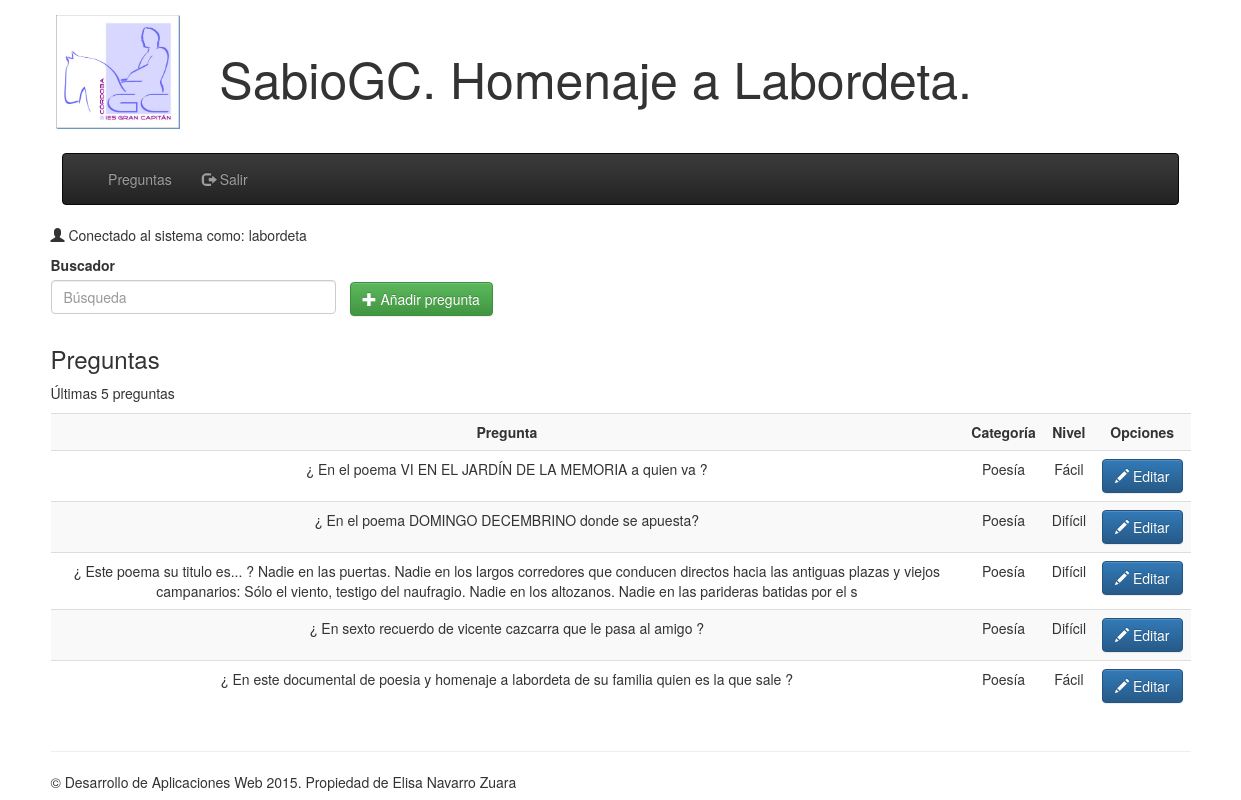
The app's page /sabiogc/index.php?page=preguntas (signed in) with its own data.
### tables this page shows
CREATE TABLE IF NOT EXISTS `preguntas` (
  `id` int(11) NOT NULL AUTO_INCREMENT,
  `pregunta` varchar(256) NOT NULL,
  `Objeto` varchar(256) NOT NULL,
  `tipoObjeto` enum('Imagen','Vídeo','Audio','Link') NOT NULL,
  `categoria` varchar(25) NOT NULL,
  `nivel` varchar(25) NOT NULL,
  `idExperto` int(11) NOT NULL,
  `trash` tinyint(1) NOT NULL DEFAULT '0',
  PRIMARY KEY (`id`),
  KEY `f1categorias` (`categoria`),
  KEY `f2niveless` (`nivel`),
  KEY `f3expertos` (`idExperto`)
);

### sabiogc/index.php (called while the page is built, shortened)
<?php
include('includes/top_page.php');
include('includes/nav.php');
include('pages.php');
include('includes/footer.php');

### sabiogc/includes/ConnectDB.php (called while the page is built, shortened)
<?php
class ConnectDB
{
	private $_mngDB;
	public function get_mngDB() {
		return $this->_mngDB;
	}
	public function __construct() {
		$this->_host = HOST;
		$this->_database = DATABASE;
		$this->_user = USER;
		$this->_pass = PASS;
		$this->_port = PORT;
		$dsn = 'mysql:host=' . $this->_host . ';'
				. 'dbname=' . $this->_database . ';'
				. 'port=' . $this->_port;
		try {
			$this->_mngDB = new PDO($dsn, $this->_user, $this->_pass,
									array(PDO::MYSQL_ATTR_INIT_COMMAND => "SET NAMES utf8"));
		} catch (PDOException $e) {
			printf("Conexión fallida: %s\n", $e->getMessage());
			exit();
		}
	}
}

### sabiogc/includes/ModelPregunta.php (called while the page is built, shortened)
<?php
require_once "ConnectDB.php";
class ModelPregunta
{
	private $_mngDB;
	public function __construct() {
		try {
			$conexion = new ConnectDB();
			$this->_mngDB = $conexion->get_mngDB();
		} catch (PDOException $e) {
			print "Error!: " . $e->getMessage();
			die();
		}
	}
	public function getPreguntas($id, $limite) {
		$result = false;
		try {
			$sql = 'SELECT `id`, `pregunta`, `categoria`, `nivel` FROM `preguntas` WHERE `categoria` IN (SELECT `categoria` FROM `expcategorias` WHERE `idExperto` = :id) ORDER BY `id` DESC LIMIT '.$limite.'';
			$query = $this->_mngDB->prepare($sql);
			$query->bindParam('id', $id);
			$query->execute();
			if ($query->rowCount() != 0) {
				$result = $query->fetchAll(PDO::FETCH_ASSOC);
			}
			$this->_mngDB = null;
		} catch (PDOException $e) {
			$e->getMessage();
		}
		return $result;
	}
}

### sabiogc/pages/preguntas.php (the view, shortened to what this page needs)
<?php
require_once "./includes/ModelPregunta.php";
require_once "./includes/ModelExperto.php";
echo "<div class=\"container\">
		<p><span class=\"glyphicon glyphicon-user\"></span> Conectado al sistema como: ".$_SESSION['usuario'][0]['usuario']."</p>
	</div>";
if (!isset($_GET['accion'])) {
	echo "<div class=\"container\">
			<label>Buscador</label>
			<p><input type=\"text\" class=\"form form-control\" onkeyup=\"showHint(this.value)\" placeholder=\"Búsqueda\">";
	if ($_SESSION['perfil'] == "experto") {
		echo "<a href=\"./index.php?page=preguntas&accion=annadir\" class=\"btn btn-success\"><span class=\"glyphicon glyphicon-plus\"></span> Añadir pregunta</a></p>";
	}
	echo "</div>";
	echo "<div class=\"container\">";
	echo "<h3>Preguntas</h3>";
	$preguntas = new ModelPregunta();
	if ($_SESSION['perfil'] == "experto") {
		$resultado = $preguntas->getPreguntas($_SESSION['usuario'][0]['id'], 5);
		echo "<p>Últimas 5 preguntas</p>";
	} else if ($_SESSION['perfil'] == "admin") {
		$resultado = $preguntas->getPreguntasAdmin();
		echo "<p>Últimas 15 preguntas</p>";
	}
	if (!empty($resultado)) {
		echo "<div id=\"txtHint\">";
		echo "<table class=\"table table-hover table-striped\">
				<th class=\"text-center\">Pregunta</th><th class=\"text-center\">Categoría</th><th class=\"text-center\">Nivel</th><th colspan=\"3\" class=\"text-center\">Opciones</th>";
		foreach ($resultado as $key => $value) {
			echo "<tr>";
			echo "<td>".$value['pregunta']."</td><td>".$value['categoria']."</td><td>".$value['nivel']."</td>";
			echo "<td><a href=\"./index.php?page=preguntas&id=".$value['id']."&accion=editar\" class=\"btn btn-primary\"><span class=\"glyphicon glyphicon-pencil\"></span> Editar</a></td>";
			echo "</tr>";
		}
		echo "</table>";
		echo "</div>";
	} else {
		echo "<br /><p>Aún no has introducido preguntas.</p><br />";
	}
	echo "</div>";
}

### sabiogc/includes/top_page.php
<?php
	echo "
			<!DOCTYPE html>
			<html lang=\"es\">
			<head>
				<meta charset=\"UTF-8\">
				<meta http-equiv=\"X-UA-Compatible\" content=\"IE=edge,chrome=1\">
				<title>SabioGC</title>
				<meta name=\"viewport\" content=\"width=device-width, initial-scale=1\">
    			<meta name=\"author\" content=\"Elisa Navarro Zuara\">
				<link rel=\"stylesheet\" href=\"./css/normalize.css\">
				<link rel=\"stylesheet\" href=\"./css/bootstrap.min.css\">
				<link rel=\"stylesheet\" href=\"./css/bootstrap-theme.min.css\">
				<link rel=\"stylesheet\" href=\"./css/estilos.css\">
				<script src=\"./js/vendor/modernizr-2.8.3-respond-1.4.2.min.js\"></script>
			</head>
			<body>
				<header>
					<h1>SabioGC. Homenaje a Labordeta.</h1>
				</header>";

### sabiogc/includes/nav.php
<?php
if ($_SESSION['perfil'] == "admin") {
	echo "
			<nav class=\"navbar navbar-inverse\" role=\"navigation\">
				<div class=\"container\">
					<div id=\"navbar\" class=\"navbar-collapse collapse\">
						<ul class=\"nav navbar-nav\">
							<li><a href=\"./index.php?page=preguntas\">Preguntas</a></li>
							<li><a href=\"./index.php?page=categoria\">Categorías</a></li>
							<li><a href=\"./index.php?page=expertos\">Expertos</a></li>
							<li><a href=\"./funciones/cerrarSesion.php\"><span class=\"glyphicon glyphicon-log-out\"></span> Salir</a></li>
						</ul>
					</div>
				</div>
			</nav>";
} else if ($_SESSION['perfil'] == "experto") {
	echo "
			<nav class=\"navbar navbar-inverse\" role=\"navigation\">
				<div class=\"container\">
					<div id=\"navbar\" class=\"navbar-collapse collapse\">
						<ul class=\"nav navbar-nav\">
							<li><a href=\"./index.php?page=preguntas\">Preguntas</a></li>
							<li><a href=\"./funciones/cerrarSesion.php\"><span class=\"glyphicon glyphicon-log-out\"></span> Salir</a></li>
						</ul>
					</div>
				</div>
			</nav>";
} else {
	echo "";
}

### sabiogc/pages.php
<?php
if (!isset($_GET['page'])) {
	if ($_SESSION['perfil'] == "invitado") {
		include('./pages/homepage.php');
	} else if ($_SESSION['perfil'] == "admin" || $_SESSION['perfil'] == "experto") {
		include('./pages/preguntas.php');
	}
} else if (file_exists('./pages/' . $_GET['page'] . '.php')) {
	include('./pages/' . $_GET['page'] . '.php');
} else {
	if ($_SESSION['perfil'] == "invitado") {
		include('./pages/homepage.php');
	} else if ($_SESSION['perfil'] == "admin" || $_SESSION['perfil'] == "experto") {
		include('./pages/preguntas.php');
	}
}

### sabiogc/includes/footer.php
<?php
	echo "
			<div class=\"container\">
				<hr>
				<footer>
					<p>&copy; Desarrollo de Aplicaciones Web 2015. Propiedad de Elisa Navarro Zuara</p>
				</footer>
			</div>
			<script src=\"https://ajax.googleapis.com/ajax/libs/jquery/1.11.3/jquery.min.js\"></script>
		</body>
		</html>";

### sabiogc/css/estilos.css (style rules this page uses)
header { background: url("../img/logo.jpg") no-repeat; background-position: 5% 40%; background-size: 10%; min-height: 150px; margin-bottom: 0.2em; text-align: center; }
h1 { font-size: 50px; margin: 0 auto; padding-top: 4%; padding-right: 4%; }
label { width: 125px; }
nav { width: 90%; margin: 0 auto; }
.form { display: inline; margin-right: 1em; }
.form-control { width: 25%; }
.table { text-align: center; }

### records on screen
preguntas: pregunta "¿ En el poema VI EN EL JARDÍN DE LA MEMORIA a quien va ?", categoria "Poesía", nivel "Fácil"
preguntas: pregunta "¿ En el poema DOMINGO DECEMBRINO donde se apuesta?", categoria "Poesía", nivel "Difícil"
preguntas: pregunta "¿ Este poema su titulo es... ? Nadie en las puertas. Nadie en los largos corredores que conducen directos hacia las antiguas plazas y viejos campanarios: Sólo el viento, testigo del naufragio. Nadie en los altozanos. Nadie en las parideras batidas por el s", categoria "Poesía", nivel "Difícil"
preguntas: pregunta "¿ En sexto recuerdo de vicente cazcarra que le pasa al amigo ?", categoria "Poesía", nivel "Difícil"
preguntas: pregunta "¿ En este documental de poesia y homenaje a labordeta de su familia quien es la que sale ?", categoria "Poesía", nivel "Fácil"

### other values on screen
$_SESSION['usuario'][0]['usuario'] "labordeta"
